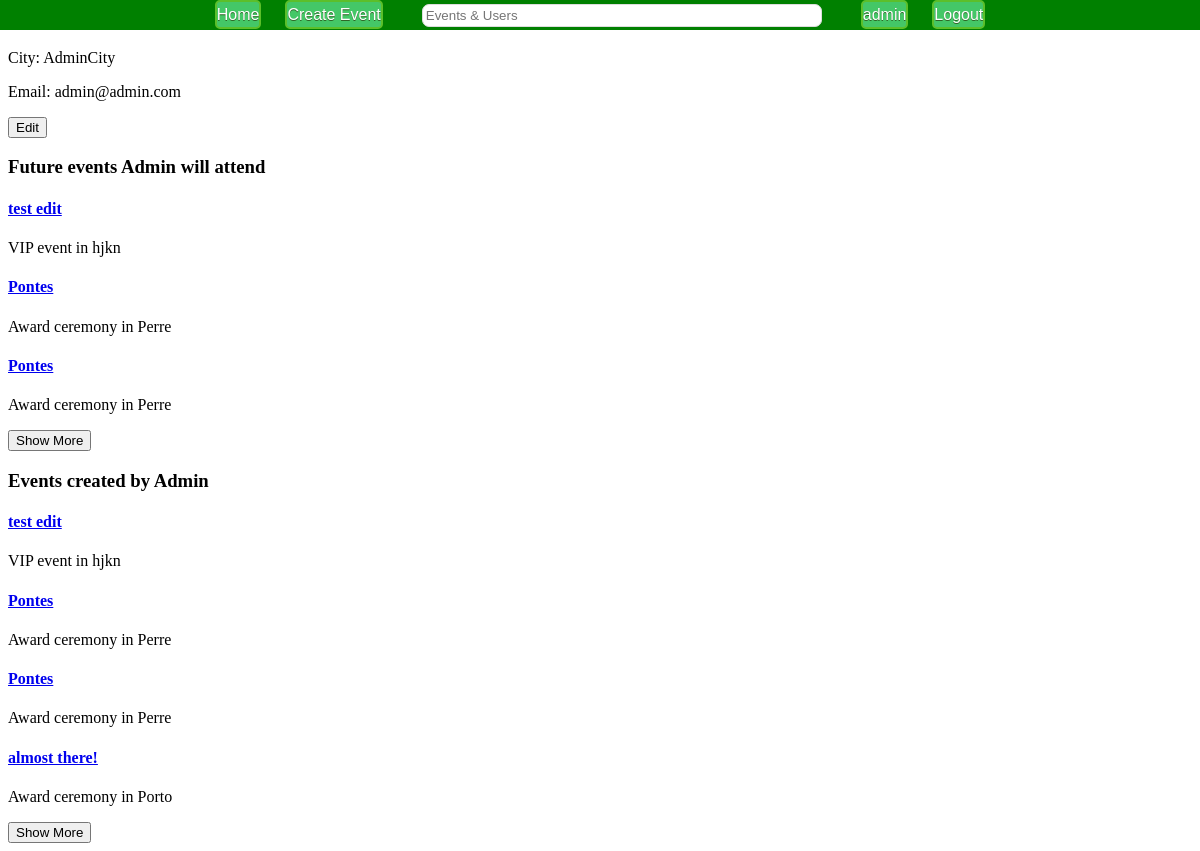
The app's page /?user=admin (signed in), older data.
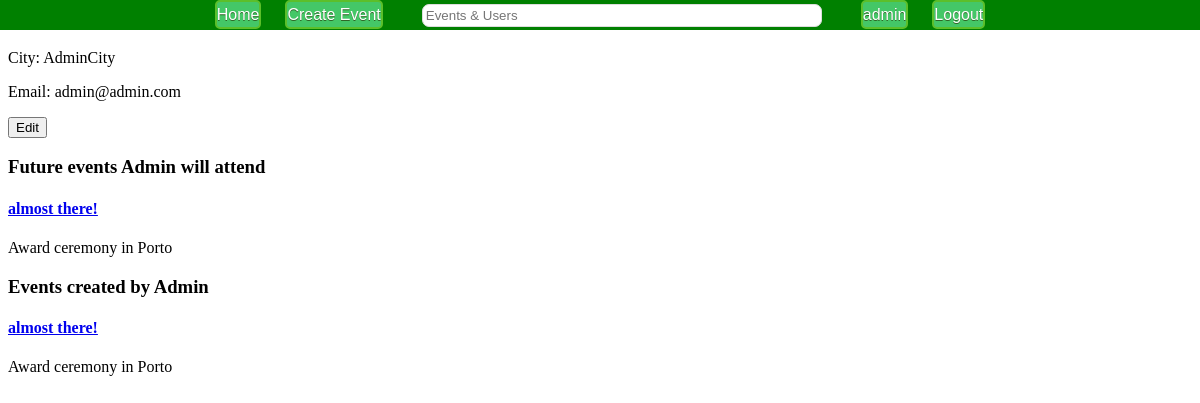
The same page, newer data.
### tables this page shows
CREATE TABLE User(
	username TEXT PRIMARY KEY,
	password TEXT NOT NULL,
	name TEXT NOT NULL,
	email TEXT NOT NULL,
	phoneNumber TEXT,
	city TEXT NOT NULL
);

CREATE TABLE Event(
	id INTEGER PRIMARY KEY,
	creator NOT NULL REFERENCES User(username) ON DELETE CASCADE,
	nameTag TEXT NOT NULL,
	type REFERENCES EventType(eventType) NOT NULL,
	description TEXT NOT NULL,
	time TEXT NOT NULL,
	city TEXT NOT NULL,
	address TEXT,
	imageURL TEXT,
	publicEvent INTEGER NOT NULL,
	CONSTRAINT ck_public CHECK (publicEvent = 0 OR publicEvent = 1)
);

### database/users.php (called while the page is built, shortened)
<?php
include_once('connection.php');
function userExists($username){
	global  $db;
	$stmt = $db->prepare('SELECT username FROM User WHERE username = :username');
	$stmt->bindParam(':username', $username, PDO::PARAM_STR);
	try{
    $stmt->execute();
		return true;
  } catch(PDOException $e) {
    return "error";
  }
}
function getUser($username){
	global $db;
	$stmt = $db->prepare('SELECT username, city, name, phoneNumber, email FROM User WHERE username = :username');
	$stmt->bindParam(':username', $username, PDO::PARAM_STR);
	try{
		$stmt->execute();
		$result = $stmt->fetch();
		return $result;
	} catch(PDOException $e){
		return false;
	}
}
?>

### database/user_data.php (called while the page is built, shortened)
<?php
  include_once("users.php");
  if(isset($_GET['user'])){
    $checkExistance = userExists($_GET['user']);
    if($checkExistance == true){
      $userData = getUser($_GET['user']);
      if($userData == false){
        $result = array("error" => "user data corrupted");
        return;
      } else {
        $dataArray = array("username" => $userData['username'],
                          "name" => $userData['name'],
                          "email" => $userData['email'],
                          "phoneNumber" => $userData['phoneNumber'],
                          "city" => $userData['city']);
        if(isset($_SESSION['username'])){
          if($_GET['user'] == $_SESSION['username']){
            $result = array("same" => $dataArray);
          } else {
            $result = array("different" => $dataArray);
          }
        } else {
          $result = array("different" => $dataArray);
        }
      }
    } else $result = array("error" => "no such user");
  } else $result = array("error" => "no such user");
 ?>

### database/events.php (called while the page is built, shortened)
<?php
include_once('connection.php');
function getLimitedUserAttendance($username, $maxEvents, $offset){
	global $db;
	$stmt = $db->prepare('SELECT * FROM  Event WHERE id in (SELECT eventId FROM Attending WHERE username = :username ORDER BY eventId DESC) ORDER BY id DESC LIMIT :maxEvents OFFSET :offset');
	$stmt->bindParam(':maxEvents', $maxEvents, PDO::PARAM_INT);
	$stmt->bindParam(':offset', $offset, PDO::PARAM_INT);
	$stmt->bindParam(':username', $username, PDO::PARAM_STR);
	try{
   		$stmt->execute();
   		return $stmt->fetchAll();
  	} catch(PDOException $e) {
    	return false;
  	}
}
function getLimitedUserCreations($username, $maxEvents, $offset){
	global $db;
	$stmt = $db->prepare('SELECT * FROM Event WHERE creator = :username ORDER BY id DESC LIMIT :maxEvents OFFSET :offset');
	$stmt->bindParam(':maxEvents', $maxEvents, PDO::PARAM_INT);
	$stmt->bindParam(':offset', $offset, PDO::PARAM_INT);
	$stmt->bindParam(':username', $username, PDO::PARAM_STR);
	try{
   		$stmt->execute();
   		return $stmt->fetchAll();
  	} catch(PDOException $e) {
    	return false;
  	}
}
?>

### templates/user_page.php (the view, shortened to what this page needs)
<?php
if(isset($result['same'])) $data = $result['same'];
if(isset($result['same']) || isset($result['different'])){
    $attendance = getLimitedUserAttendance($data['username'], 4, 0);
    $creations = getLimitedUserCreations($data['username'], 4, 0);
   ?><h3><?=$data['name']?></h3>
     <p>City: <?=$data['city']?></p>
     <p>Email: <?=$data['email']?></p>
  <?php if($data["phoneNumber"] != "" && $data['phoneNumber'] != null){ ?>
     <p>Phone Number: <?=$data['phoneNumber']?></p>
  <?php } if(isset($result['same'])){ ?>
     <form method='post' action='edit_user.php'>
       <input value='Edit' type='submit'></form>
  <?php } ?>
      <h3>Future events <?=$data['name']?> will attend</h3>
      <div id="attendance" class="events">
      <?php if(count($attendance) > 0){
        $count = (count($attendance) < 4) ? count($attendance) : 3;
        for($i = 0; $i < $count; $i++){?>
          <div class="singleEvent">
            <h4><a href="./?event=<?=$attendance[$i]['id']?>"><?=$attendance[$i]['nameTag']?></a></h4>
            <p><?=$attendance[$i]['type']?> in <?=$attendance[$i]['city']?></p>
          </div>
        <?php }
        if(count($attendance) == 4){?>
          <button>Show More</button>
        <?php }
      } else echo '<p>' . $data['name'] . '</p>'?></div>
      <h3>Events created by <?=$data['name']?></h3>
      <div id="creations" class="events">
      <?php if(count($creations) > 0){
        for($i = 0; $i < count($creations); $i++){?>
          <div class="singleEvent">
            <h4><a href="./?event=<?=$creations[$i]['id']?>"><?=$creations[$i]['nameTag']?></a></h4>
            <p><?=$creations[$i]['type']?> in <?=$creations[$i]['city']?></p>
          </div>
        <?php }
        if(count($creations) == 4){?>
          <button>Show More</button>
        <?php }
      } else echo '<p>' . $data['name'] . '</p>'?></div>
<?php } else {?>
  <p>No user with this name was found in the database</p>
<?php } ?>

### templates/header.php (shortened to what this page needs)
<html>
  <head>
    <link rel="stylesheet" type="text/css" href="style/header_style.css">
    <link rel="stylesheet" type="text/css" href="style/footer_style.css">
  </head>
  <body>
    <div id="floatingHeader">
      <a class="myButton" href="./">Home</a>
      <a class="myButton" href="./new_event.php">Create Event</a>
      <input id="search" type="text" name="search" placeholder="Events & Users"/>
      <?php echo '<a id="user" class="myButton" href="?user=' . $_SESSION['username'] . '">' . $_SESSION['username'] . '</a>'?>
      <a class="myButton" href="database/action_logout.php">Logout</a>
    </div>

### index.php (shortened to what this page needs)
<?php session_start();
  include('templates/header.php');
?>
<?php
  if(isset($_GET['search']) && !isset($_GET['event']) && !isset($_GET['user'])){
    ?><div id="listEvents" class="displayEvents">
      <h2>Search Results for '<?=$_GET['search']?>'</h2>
      <?php
        include("database/events.php");
        include_once("templates/display_event.php");
        $finalSearch = getEventsSearch($_GET['search'], $_SESSION['username']);
        for($i = 0; $i < count($finalSearch); $i++){
          displaySmallEvent($finalSearch[$i]);
        }
      ?>
    </div><?php
  } else {
    if(isset($_GET['user']) && !isset($_GET['search']) && !isset($_GET['event'])){
      ?><div id="userPage">
        <div id="userHolder" class="contentHolder" data-user="<?=$_GET['user']?>">
          <?php include_once("database/user_data.php");
              include_once("database/events.php");
              include_once("templates/user_page.php");?>
        </div>
      </div><script type="text/javascript" src="scripts/user_page.js"></script><?php
    }
  }?>
  </body>
</html>

### style/header_style.css (style rules this page uses)
* { -webkit-box-sizing: border-box; -moz-box-sizing: border-box; box-sizing: border-box; }
div#floatingHeader { position: fixed; top: 0; left: 0; width: 100%; height: 30px; background-color: green; text-align: center; vertical-align: middle; line-height: 30px; }
div#floatingHeader > input { outline: none; padding: 3px 0px 3px 3px; border: 1px solid #DDDDDD; border-radius:7px; }
@media screen and (min-width:810px) { div#floatingHeader > input { width:400px; margin-right: 25px; margin-left: 25px; } }
@media screen and (min-width:810px) { div#floatingHeader > a { margin-right: 10px; margin-left: 10px; line-height: 25px; } }
.myButton { background-color:#44c767; -moz-border-radius:5px; -webkit-border-radius:5px; border-radius:5px; display:inline-block; cursor:pointer; color:#ffffff; font-family:Arial; text-decoration:none; border: 2px solid #5cbf2a; text-shadow:0px 1px 0px #2f6627; }

Row changes from the older to the newer data that the page shows:
removed event: nameTag "test edit", type "VIP event", city "hjkn"
removed event: nameTag "Pontes", type "Award ceremony", city "Perre"
removed event: nameTag "Pontes", type "Award ceremony", city "Perre"
now on one of the page's lists (row unchanged): event: nameTag "almost there!", type "Award ceremony", city "Porto"
Text that changed along with them:
text no longer shown: "Show More Show More"
